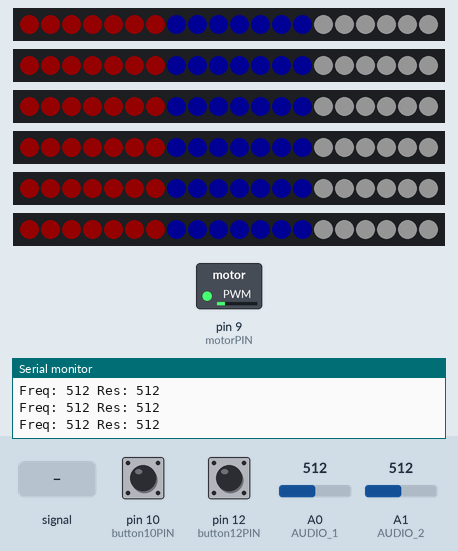
Bench run of a sketch on a simulated Arduino Uno, built with avr-gcc and run on an emulated ATmega328P. Shown: 6 × 20 RGB LEDs in strip order, left to right, switched loads named in the sketch (green lamp = pin HIGH), the last lines printed to the serial monitor. The test bench sets the inputs (shaded band); at power-on: pin 12 (button12PIN) LOW, A1 (AUDIO_2) = 512, A0 (AUDIO_1) = 512, pin 10 (button10PIN) LOW. Dim RGB values are drawn brighter than linear; pins used as bus, display or sensor lines are not drawn.

Above: at 4.2 s.
4.3 s: pin 12 (button12PIN) pulled HIGH for 0.15 s
At 5.5 s:
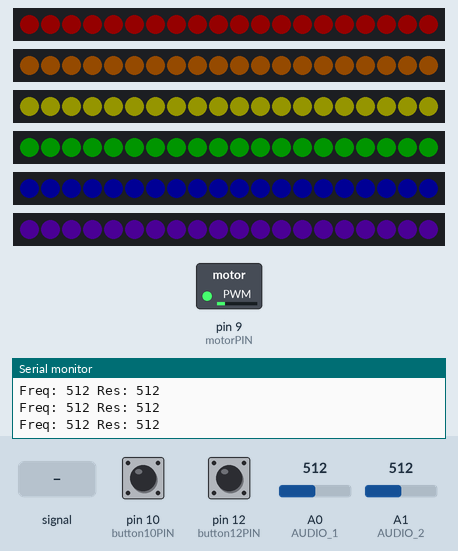
5.9 s: pin 12 (button12PIN) pulled HIGH for 1 s
At 6.8 s:
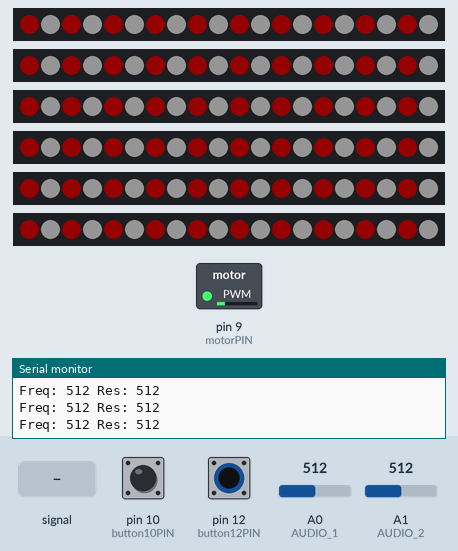
8.4 s: A0 (AUDIO_1) fed a 200 Hz sine of ±460 counts around its level
11.4 s: A1 (AUDIO_2) set to 70
14.0 s: A0 (AUDIO_1) set to 0
At 14.9 s:
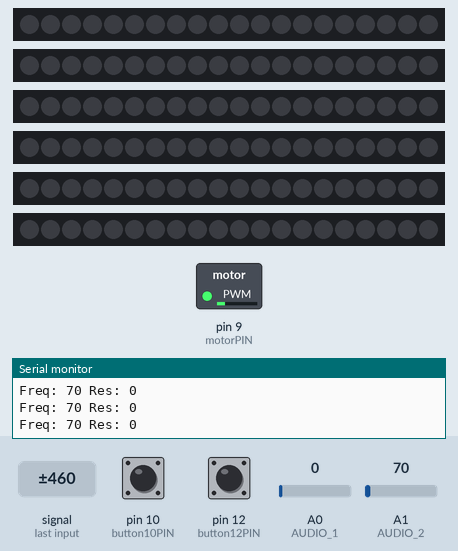
15.9 s: A0 (AUDIO_1) set to 122
At 17.2 s:
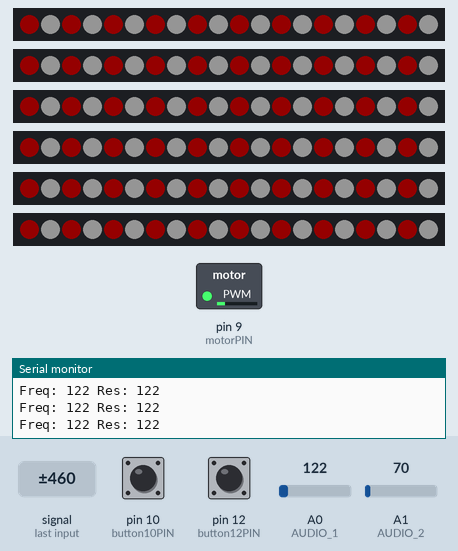
Timing chart, 0 to 18.9 s (numbered marks = the images above; inputs shaded):
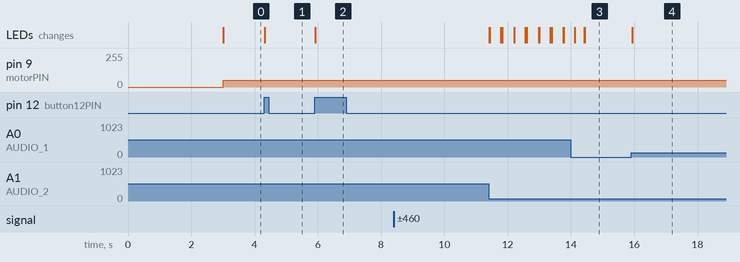

Measured:
- after the input at 4.3 s, the LEDs: change at once (image 1)
- after the input at 5.9 s, the LEDs: change at once (image 2)
- after the input at 15.9 s, the LEDs: change at once (image 4)

The sketch:

cs_362_project.ino
```cpp
/* CS 362 Group Project
 * Lights at the Disco! (LED Music Visualizer)
 * Members: Kyle Trufin, Darian Danciu
 * Written for Ardiuno Uno
 */

#include <SoftwareSerial.h>
#include <FastLED.h>

//LED Strip setup
#define LED_PIN     7
#define BRIGHTNESS  20
#define NUM_LEDS    20
#define NUM_STRIPS  6
#define LED_TYPE    WS2811
#define COLOR_ORDER GRB

// 2D Array for assigning colors to the LEDs
CRGB leds[NUM_STRIPS][NUM_LEDS];

//Spectrum Shield Pins
#define STROBE  4
#define RESET  5
#define AUDIO_1  A0
#define AUDIO_2  A1

//audio input variables
int left_freq[7];
int right_freq[7];
int audio_input = 0;

int decay = 0; // Number of microseconds before one light decay
int decay_check = 0;
long litLEDs = 0; // Number of LEDs that are LIT

//other external devices
int photoResistorPIN = A0;
int photoResistorValue = 0;

int button10PIN = 10;
int button12PIN = 12;

int button10Status;
int button12Status;
int lastButton10Status = LOW;
int lastButton12Status = LOW;

int motorPIN = 9;

//pattern variables
int stylePattern = 1;
int colorPattern = 1;

int runTime = millis();

//sets up the bluetooth signal
SoftwareSerial ble(0,1);

void setup()
{
  //Spectrum Shield setup
  pinMode(STROBE, OUTPUT);
  pinMode(RESET, OUTPUT);
  pinMode(AUDIO_1, INPUT);
  pinMode(AUDIO_2, INPUT);

  digitalWrite(STROBE, HIGH);
  digitalWrite(RESET, LOW);

  //Other pins
  pinMode(motorPIN, OUTPUT);
  pinMode(photoResistorPIN, INPUT);
  pinMode(button10PIN, INPUT);
  pinMode(button12PIN, INPUT);

  //start the bluetooth connection
  ble.begin(9600);

  // LED Strip setup
  delay( 3000 ); //safety delay
  //adds the LEDs by row and applies color correction
  FastLED.addLeds<LED_TYPE, 2, COLOR_ORDER>(leds[0], NUM_LEDS).setCorrection( TypicalLEDStrip );
  FastLED.addLeds<LED_TYPE, 3, COLOR_ORDER>(leds[1], NUM_LEDS).setCorrection( TypicalLEDStrip );
  FastLED.addLeds<LED_TYPE, 4, COLOR_ORDER>(leds[2], NUM_LEDS).setCorrection( TypicalLEDStrip );
  FastLED.addLeds<LED_TYPE, 5, COLOR_ORDER>(leds[3], NUM_LEDS).setCorrection( TypicalLEDStrip );
  FastLED.addLeds<LED_TYPE, 6, COLOR_ORDER>(leds[4], NUM_LEDS).setCorrection( TypicalLEDStrip );
  FastLED.addLeds<LED_TYPE, 7, COLOR_ORDER>(leds[5], NUM_LEDS).setCorrection( TypicalLEDStrip );

  FastLED.setBrightness(BRIGHTNESS);

  //Turns all the LEDs off
  for (int i = 0; i < NUM_STRIPS; i++)
    for (int j = 0; j < NUM_LEDS; j++) {
      leds[i][j] = CRGB(0, 0, 0);
    }

  FastLED.show();

  Serial.begin(9600);
}

//pattern where all rows have the same length
void setPattern1() {

  int innerStrips = litLEDs * .75;
  int outerStrips = litLEDs * .5;

  for (int i = 0; i < NUM_LEDS; i++) {
      if (i < litLEDs) {
        leds[0][i] = CRGB(1, 1, 1);
        leds[1][i] = CRGB(1, 1, 1);
        leds[2][i] = CRGB(1, 1, 1);
        leds[3][i] = CRGB(1, 1, 1);
        leds[4][i] = CRGB(1, 1, 1);
        leds[5][i] = CRGB(1, 1, 1);
      }
      else {
        leds[0][i] = CRGB(0, 0, 0);
        leds[1][i] = CRGB(0, 0, 0);
        leds[2][i] = CRGB(0, 0, 0);
        leds[3][i] = CRGB(0, 0, 0);
        leds[4][i] = CRGB(0, 0, 0);
        leds[5][i] = CRGB(0, 0, 0);
      }
    }
}

//pattern where the amount of lights decreases on the outer rows
void setPattern2() {

  int innerStrips = litLEDs * .75;
  int outerStrips = litLEDs * .5;

  for (int i = 0; i < NUM_LEDS; i++) {
      if (i < outerStrips) {
        leds[0][i] = CRGB(1, 1, 1);
        leds[1][i] = CRGB(1, 1, 1);
        leds[2][i] = CRGB(1, 1, 1);
        leds[3][i] = CRGB(1, 1, 1);
        leds[4][i] = CRGB(1, 1, 1);
        leds[5][i] = CRGB(1, 1, 1);
      }
      else if (i < innerStrips) {
        leds[0][i] = CRGB(0, 0, 0);
        leds[1][i] = CRGB(1, 1, 1);
        leds[2][i] = CRGB(1, 1, 1);
        leds[3][i] = CRGB(1, 1, 1);
        leds[4][i] = CRGB(1, 1, 1);
        leds[5][i] = CRGB(0, 0, 0);
      }
      else if (i < litLEDs) {
        leds[0][i] = CRGB(0, 0, 0);
        leds[1][i] = CRGB(0, 0, 0);
        leds[2][i] = CRGB(1, 1, 1);
        leds[3][i] = CRGB(1, 1, 1);
        leds[4][i] = CRGB(0, 0, 0);
        leds[5][i] = CRGB(0, 0, 0);
      }
      else {
        leds[0][i] = CRGB(0, 0, 0);
        leds[1][i] = CRGB(0, 0, 0);
        leds[2][i] = CRGB(0, 0, 0);
        leds[3][i] = CRGB(0, 0, 0);
        leds[4][i] = CRGB(0, 0, 0);
        leds[5][i] = CRGB(0, 0, 0);
      }
    }
}

//sets the colors to Red, Blue, and White
void setColor1() {
  for (int i = 0; i < NUM_STRIPS; i++) {
    for (int j = 0; j < NUM_LEDS; j++) {
      if (leds[i][j] != CRGB(0, 0, 0)){
        if (j < 7) {
          leds[i][j] = CRGB(255, 0, 0);
        }
        else if (j < 14) {
          leds[i][j] = CRGB(0, 0, 255);
        }
        else {
          leds[i][j] = CRGB(255, 255, 255);
        }
      }
    }
  }
}

//sets the colors to Rainbow
void setColor2() {

  for (int i = 0; i < NUM_STRIPS; i++) {
    for (int j = 0; j < NUM_LEDS; j++) {

      if (leds[i][j] != CRGB(0, 0, 0)){
        if (i == 0) {
          leds[i][j] = CRGB(255, 0, 0);
        }
        else if (i == 1) {
          leds[i][j] = CRGB(255, 128, 0);
        }
        else if (i == 2) {
          leds[i][j] = CRGB(255, 255, 0);
        }
        else if (i == 3) {
          leds[i][j] = CRGB(0, 255, 0);
        }
        else if (i == 4) {
          leds[i][j] = CRGB(0, 0, 255);
        }
        else if (i == 5) {
          leds[i][j] = CRGB(127, 0, 255);
        }
      }
    }
  }
}

//sets the colors to White and Red stripes
void setColor3() {

  for (int i = 0; i < NUM_STRIPS; i++) {
    for (int j = 0; j < NUM_LEDS; j++) {

      if (leds[i][j] != CRGB(0, 0, 0)){
        if (j % 2 == 0) {
          leds[i][j] = CRGB(255, 0, 0);
        }
        else {
          leds[i][j] = CRGB(255, 255, 255);
        }
      }
    }
  }
}

//applies the pattern depending on button selection
void setPattern()
{

  if (stylePattern == 1) {
    setPattern1();
  }
  else if (stylePattern == 2) {
    setPattern2();
  }

  if (colorPattern == 1) {
    setColor1();
  }
  else if (colorPattern == 2) {
    setColor2();
  }
  else if (colorPattern == 3 ) {
    setColor3();
  }

  FastLED.show();
}

//reads in the frequencies picked up by the Spectrum Shield
void read_freq()
{
  digitalWrite(RESET, HIGH);
  delayMicroseconds(200);
  digitalWrite(RESET, LOW);
  delayMicroseconds(200);

  //reads the frequencies for each of the 7 bands
  for(int i = 0; i < 7; i++)
  {
    digitalWrite(STROBE, HIGH); //Goes to the next band
    delayMicroseconds(50);
    digitalWrite(STROBE, LOW);
    delayMicroseconds(50);

    left_freq[i] = analogRead(AUDIO_1); //stores the left frequencies
    right_freq[i] = analogRead(AUDIO_2); // and right frequencies

  }
}

//converts the frequencies to the amount of LEDs we want to light up
void convert_freq()
{
  if (left_freq[0] > right_freq[0])
    audio_input = left_freq[0];
  else
    audio_input = right_freq[0];

  if (audio_input > 80)
  {
      litLEDs = ((long)NUM_LEDS * (long)audio_input) / 105;

  }
}

void loop()
{
  //read button input
  button10Status = digitalRead(button10PIN);
  button12Status = digitalRead(button12PIN);

  //read photoresistor input
  photoResistorValue = analogRead(photoResistorPIN);
  analogWrite(motorPIN, 50);

  //read frequencies from audio input
  read_freq();
  convert_freq();

  //See if button status has changed since last loop read
  if(button10Status != lastButton10Status){

    //check if button is pressed
    if(button10Status == HIGH){
       stylePattern++;
       if (stylePattern == 3) {
        stylePattern = 1;
       }
    }

    //Store newly read button status into another variable
    lastButton10Status = button10Status;
  }

  //See if button status has changed since last loop read
  if(button12Status != lastButton12Status){

    //check if button is pressed
    if(button12Status == HIGH){
       colorPattern++;
       if (colorPattern == 4) {
        colorPattern = 1;
       }
    }

    //Store newly read button status into another variable
    lastButton12Status = button12Status;
  }

  //apply pattern and color
  setPattern();

  //turn off LEDs
  if (litLEDs > 0)
    litLEDs--;

  //send frequency and photoresistor values to smartphone
  Serial.println("Freq: " + (String)audio_input +" Res: " + (String)photoResistorValue);


}
```
